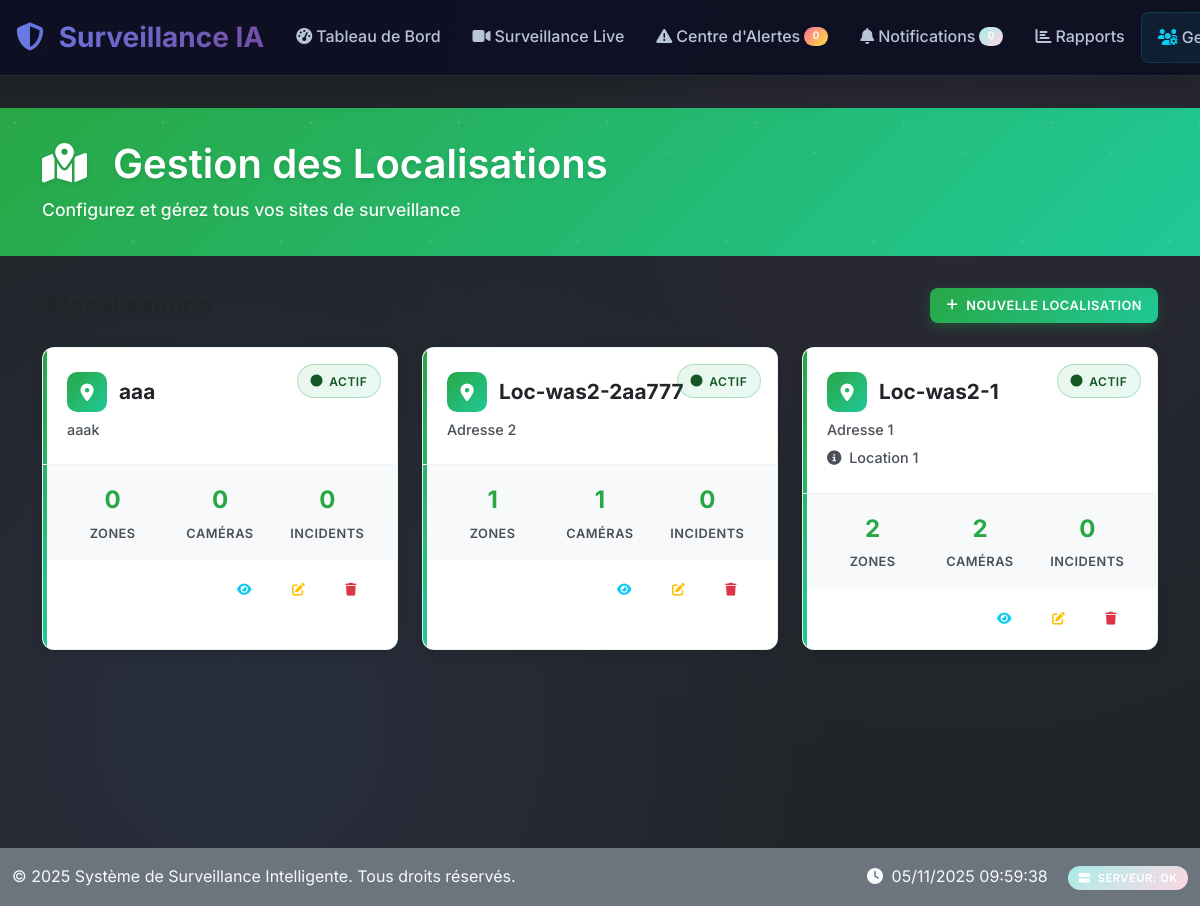
/monitoring/locations/ (signed in), run on the app's committed database.
### monitoring/models.py (models this page shows, shortened)
class Location(models.Model):
    company = models.ForeignKey('companies.Company', on_delete=models.CASCADE, related_name='locations', verbose_name="Entreprise", null=True, blank=True)
    subcompany = models.ForeignKey('companies.SubCompany', on_delete=models.CASCADE, related_name='locations', verbose_name="Sous-entreprise", null=True, blank=True)
    name = models.CharField(max_length=200, verbose_name="Nom du lieu")
    address = models.TextField(verbose_name="Adresse")
    description = models.TextField(blank=True, verbose_name="Description")
    created_at = models.DateTimeField(auto_now_add=True)
    is_active = models.BooleanField(default=True)
    class Meta:
        verbose_name = "Lieu"
        verbose_name_plural = "Lieux"

### monitoring/views.py (the view)
# urls.py: path('locations/', views.location_list, name='locations'),
@login_required
def location_list(request):
    from companies.utils import get_user_permissions_for_subcompany
    if hasattr(request, 'current_subcompany') and request.current_subcompany:
        permissions = get_user_permissions_for_subcompany(request.user, request.current_subcompany)
        if not permissions.get('can_manage_monitoring', False):
            from django.contrib import messages
            messages.error(request, "Vous n'avez pas la permission d'accéder à la surveillance.")
            return redirect('dashboard')
    from companies.utils import get_user_data_filters
    filters = get_user_data_filters(request)
    location_filter = filters.get('location_filter', {})
    locations = Location.objects.filter(subcompany=request.current_subcompany).order_by('-id')
    context = {
        'locations': locations,
    }
    return render(request, 'monitoring/locations.html', context)

### companies/models.py (called while the page is built)
    @property
    def is_owner(self):
        return self.role == 'owner'

    @property
    def is_manager(self):
        return self.role == 'manager'

    def get_accessible_subcompanies(self):
        if self.is_owner:
            return SubCompany.objects.filter(is_active=True)
        elif self.is_manager:
            assigned_subcompanies = self.subcompanies.filter(is_active=True)
            if assigned_subcompanies.exists():
                return assigned_subcompanies
            else:
                return self.company.subcompanies.filter(is_active=True)
        else:
            return self.subcompanies.filter(is_active=True)

### companies/utils.py (called while the page is built, shortened)
def get_user_permissions_for_subcompany(user, subcompany):
    if not hasattr(user, 'company_profile'):
        return {}
    company_user = user.company_profile
    if company_user.is_manager and subcompany.parent_company == company_user.company:
        return {
            'can_manage_monitoring': True,
            'can_manage_alerts': True,
            'can_manage_alert_rules': True,
            'can_view_reports': True,
        }

### templates/monitoring/locations.html (shortened to what this page needs)
{% extends 'base.html' %}
{% load static %}
{% block content %}
<div class="locations-header">
    <div class="container">
        <h1>
            <i class="fas fa-map-marked-alt me-3"></i>
            Gestion des Localisations
        </h1>
        <p>Configurez et gérez tous vos sites de surveillance</p>
    </div>
</div>
<div class="container">
    <div class="d-flex justify-content-between align-items-center mb-4">
        <div>
            <h4 class="mb-0" style="color: #212529; font-weight: 700;">
            </h4>
        </div>
        <div>
            <button class="btn btn-success" data-bs-toggle="modal" data-bs-target="#createLocationModal">
                <i class="fas fa-plus"></i>
                Nouvelle Localisation
            </button>
        </div>
    </div>
    {% if locations %}
        <div class="locations-grid">
            {% for location in locations %}
                <div class="location-card">
                    <div class="location-header">
                        <div class="location-status">
                            <span class="status-badge {% if location.is_active %}status-active{% else %}status-inactive{% endif %}">
                                <i class="fas fa-circle"></i>
                                {% if location.is_active %}Actif{% else %}Inactif{% endif %}
                            </span>
                        </div>
                        <h3 class="location-name">
                            <div class="location-icon">
                                <i class="fas fa-map-marker-alt"></i>
                            </div>
                            {{ location.name }}
                        </h3>
                        <p class="location-address">{{ location.address|truncatechars:80 }}</p>
                        {% if location.description %}
                            <p class="location-address mt-2">
                                <i class="fas fa-info-circle me-1"></i>
                                {{ location.description|truncatechars:100 }}
                            </p>
                        {% endif %}
                    </div>
                    <div class="location-stats">
                        <div class="stat-item">
                            <div class="stat-number">{{ location.zones.count }}</div>
                            <div class="stat-label">Zones</div>
                        </div>
                        <div class="stat-item">
                            <div class="stat-number">{{ location.cameras.count }}</div>
                            <div class="stat-label">Caméras</div>
                        </div>
                        <div class="stat-item">
                            <div class="stat-number">{{ location.incidents.count }}</div>
                            <div class="stat-label">Incidents</div>
                        </div>
                    </div>
                    <div class="location-actions d-flex gap-2 flex-wrap">
                        <a href="{% url 'monitoring:location_detail' location.id %}"
                           class="btn btn-sm btn-outline-info"
                           data-bs-toggle="tooltip" title="Voir les détails">
                            <i class="fas fa-eye"></i>
                        </a>
                        <button onclick="editLocation({{ location.id }})"
                                class="btn btn-sm btn-outline-warning"
                                data-bs-toggle="tooltip" title="Modifier">
                            <i class="fas fa-edit"></i>
                        </button>
                        <button onclick="deleteLocation({{ location.id }}, '{{ location.name|escapejs }}')"
                                class="btn btn-sm btn-outline-danger"
                                data-bs-toggle="tooltip" title="Supprimer">
                            <i class="fas fa-trash"></i>
                        </button>
                    </div>
                </div>
            {% endfor %}
        </div>
    {% endif %}
</div>
{% endblock %}

### static/css/surveillance.css (style rules this page uses)
:root { --primary-gradient: linear-gradient(135deg, #667eea 0%, #764ba2 100%); --secondary-gradient: linear-gradient(135deg, #f093fb 0%, #f5576c 100%); --success-gradient: linear-gradient(135deg, #4facfe 0%, #00f2fe 100%); --warning-gradient: linear-gradient(135deg, #43e97b 0%, #38f9d7 100%); --danger-gradient: linear-gradient(135deg, #fa709a 0%, #fee140 100%); --info-gradient: linear-gradient(135deg, #a8edea 0%, #fed6e3 100%); --primary-color: #667eea; --secondary-color: #764ba2; --accent-color: #f093fb; --dark-bg: #0f0f23; --card-bg: rgba(255, 255, 255, 0.05); --glass-bg: rgba(255, 255, 255, 0.1); --nav-bg: rgba(15, 15, 35, 0.95); --text-primary: #ffffff; --text-secondary: #b8c5d6; --text-muted: #8892b0; --shadow-sm: 0 2px 8px rgba(0, 0, 0, 0.1); --shadow-md: 0 8px 32px rgba(0, 0, 0, 0.2); --shadow-lg: 0 16px 64px rgba(0, 0, 0, 0.3); --shadow-glow: 0 0 20px rgba(102, 126, 234, 0.3); --border-radius: 16px; --border-radius-sm: 8px; --border-radius-lg: 24px; --transition-fast: all 0.2s cubic-bezier(0.4, 0, 0.2, 1); --transition-smooth: all 0.3s cubic-bezier(0.4, 0, 0.2, 1); --transition-slow: all 0.5s cubic-bezier(0.4, 0, 0.2, 1); }
* { box-sizing: border-box; }
body { font-family: 'Inter', 'SF Pro Display', -apple-system, BlinkMacSystemFont, sans-serif; background: var(--dark-bg); background-image: radial-gradient(circle at 20% 80%, rgba(102, 126, 234, 0.1) 0%, transparent 50%), radial-gradient(circle at 80% 20%, rgba(118, 75, 162, 0.1) 0%, transparent 50%); color: var(--text-primary); line-height: 1.6; font-weight: 400; overflow-x: hidden; padding-top: 76px; }
.btn { font-weight: 600; border-radius: var(--border-radius-sm); padding: 0.75rem 1.5rem; border: none; transition: var(--transition-smooth); position: relative; overflow: hidden; text-transform: uppercase; letter-spacing: 0.5px; font-size: 0.875rem; }
.btn::before { content: ''; position: absolute; top: 0; left: -100%; width: 100%; height: 100%; background: linear-gradient(90deg, transparent, rgba(255, 255, 255, 0.2), transparent); transition: var(--transition-smooth); }
.btn-success { background: var(--success-gradient); color: white; }

### data on the page
Location: is_active "ACTIF", name "aaa", address "aaak", zones.count "0", cameras.count "0", incidents.count "0"
Location: is_active "ACTIF", name "Loc-was2-2aa777", address "Adresse 2", zones.count "1", cameras.count "1", incidents.count "0"
Location: is_active "ACTIF", name "Loc-was2-1", address "Adresse 1", description "Location 1", zones.count "2", cameras.count "2", incidents.count "0"
